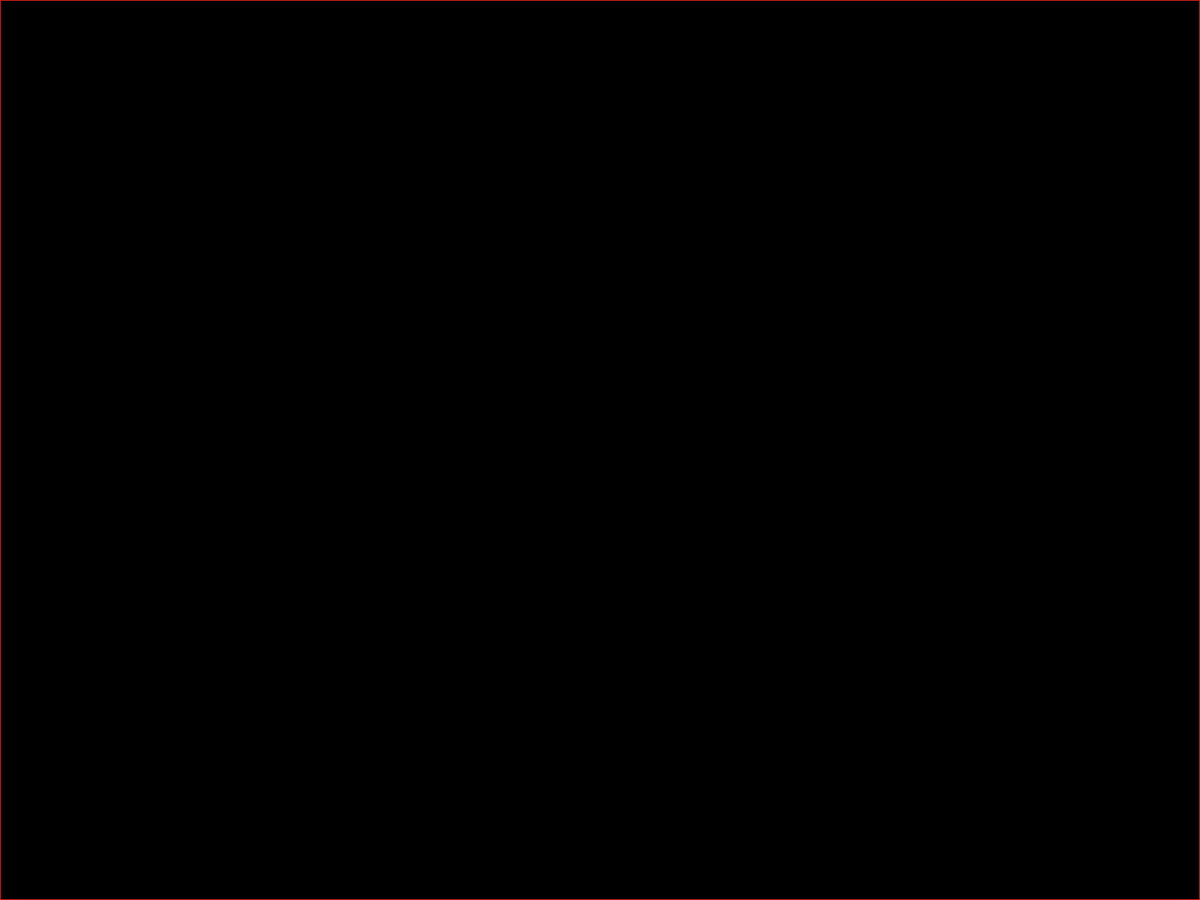
Frame 1 (no input)
Frame 60 (the mouse pressed at the canvas centre just before this capture): identical to frame 1, image omitted
Frame 120 (the mouse held since frame 60 and released just before this capture): identical to frame 1, image omitted

The Processing sketch that drew this single still picture (run headless with seeded random() and noise(); from frame 60 on, the mouse is pressed at the canvas centre):

// Processing sketch: voorberijding_les_3
// ── voorberijding_les_3.pde
// W1 - L3 Voorbereiding

// Joris de Kleijn 31-8-2021

/*

Tracing I

in de console zou moetten staan:  0 15 20 1 (de 5 / 10 kan geen 0.5 zijn 
in dit geval door dat het een int is en geen float)

*/

int posX = 0;
int posY = 0;

int collor = #e12120;
int black = 0;

void setup(){
  fullScreen();
  background(0);
  noStroke();
}

void draw(){
  stroke(collor);
  noFill();
  rect(posX , posY , width - 1 , height - 1);
}


/*
  Tracing II

  in de console komt te staan:
  
  13 - 7.1 - 7.1
  
  13 - 14.2 - 7.1
  
  13 - 14.2 - 1
  
  14.2 - 14.2 - 1
*/
